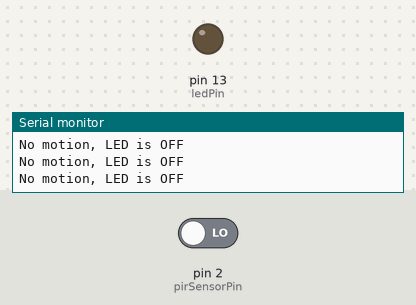
A sketch run on a simulated Arduino Uno, built with avr-gcc and run on an emulated ATmega328P. On the bench: output pins drawn as LEDs (lit = HIGH), the last lines printed to the serial monitor. The inputs (shaded band) are chosen by the test bench; at power-on: pin 2 (pirSensorPin) LOW.

Above: at 2.8 s.
2.9 s: pin 2 (pirSensorPin) driven HIGH
At 3.4 s:
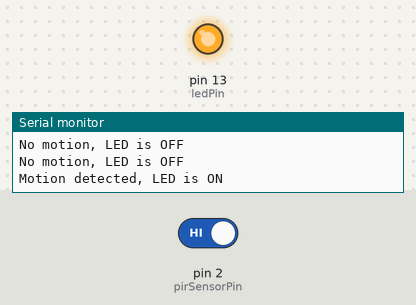
4.5 s: pin 2 (pirSensorPin) driven LOW
At 6.2 s:
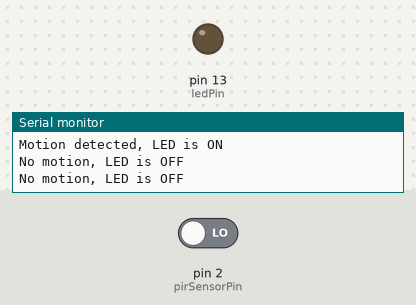
Timing chart, 0 to 7.7 s (numbered marks = the images above; inputs shaded):
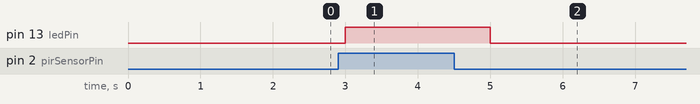

Measured:
- after the input at 2.9 s, pin 13 (ledPin): LOW → HIGH after 0.10 s
- after the input at 4.5 s, pin 13 (ledPin): HIGH → LOW after 0.50 s

The sketch:

Task1.1P.ino
```cpp
// Simple Sense-Think-Act Program

const int pirSensorPin = 2; // Pin for the PIR sensor
const int ledPin = LED_BUILTIN; // Built-in LED pin

void setup() {
  pinMode(pirSensorPin, INPUT); // Set PIR sensor pin as input
  pinMode(ledPin, OUTPUT); // Set LED pin as output
  Serial.begin(9600); // Start serial communication
}

void loop() {
  int sensorValue = digitalRead(pirSensorPin); // Read the PIR sensor value

  if (sensorValue == HIGH) {
    digitalWrite(ledPin, HIGH); // Turn on LED
    Serial.println("Motion detected, LED is ON");
  } else {
    digitalWrite(ledPin, LOW); // Turn off LED
    Serial.println("No motion, LED is OFF");
  }
  delay(1000); // Wait for a second before next reading
}
```
